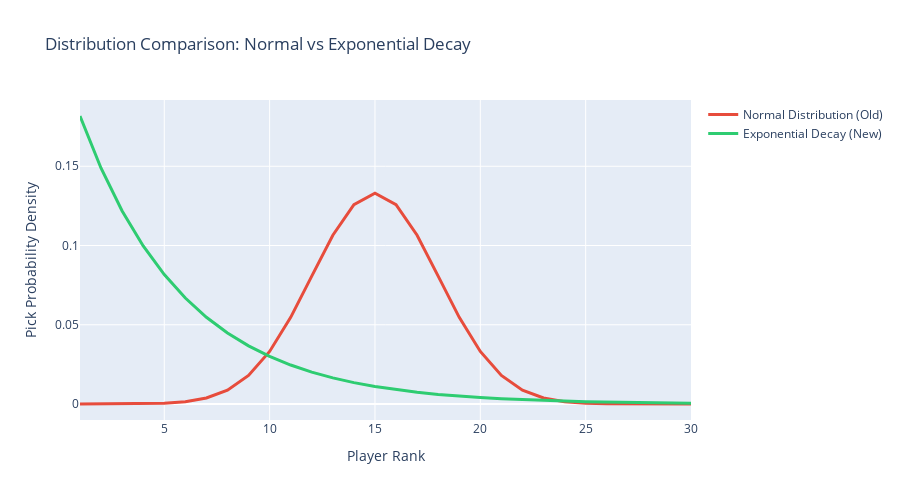

Notebook source saved alongside this figure:
### Markdown cell above
## 4. Normal vs Exponential Distribution Comparison

Compares the old normal distribution approach with the new exponential decay (softmax) approach.

### Code cell
def plot_distribution_comparison(rank_range=30):
    """Overlay normal (old) vs exponential (new) decay"""
    ranks = np.arange(1, rank_range + 1)
    
    # Old: normal distribution (centered around rank 15 with std=3)
    normal_probs = norm.pdf(ranks, loc=15, scale=3)
    normal_probs = normal_probs / normal_probs.sum()  # Normalize
    
    # New: exponential decay (softmax with tau=5)
    exp_probs = np.exp(-ranks / 5)
    exp_probs = exp_probs / exp_probs.sum()  # Normalize
    
    fig = go.Figure()
    
    fig.add_trace(go.Scatter(
        x=ranks, 
        y=normal_probs, 
        name='Normal Distribution (Old)',
        line=dict(color='#e74c3c', width=3)
    ))
    
    fig.add_trace(go.Scatter(
        x=ranks, 
        y=exp_probs, 
        name='Exponential Decay (New)',
        line=dict(color='#2ecc71', width=3)
    ))
    
    fig.update_layout(
        title='Distribution Comparison: Normal vs Exponential Decay',
        xaxis_title='Player Rank',
        yaxis_title='Pick Probability Density',
        height=500,
        showlegend=True
    )
    
    return fig

dist_fig = plot_distribution_comparison()
dist_fig.show()

print("\n📊 Distribution Comparison:")
print("- Normal (Old): Symmetric, peaks in middle ranks")
print("- Exponential (New): Heavy concentration on top ranks, realistic decay")
print("- New approach better reflects actual draft behavior")

### Figure 1 — Plotly figure (JSON) as saved in the notebook; plotly's stock layout.template omitted (floating-point values rounded to 4 significant figures)
{"data": [{"line": {"color": "#e74c3c", "width": 3}, "name": "Normal Distribution (Old)", "type": "scatter", "x": [1, 2, 3, 4, 5, 6, 7, 8, 9, 10, 11, 12, 13, 14, 15, 16, 17, 18, 19, 20, 21, 22, 23, 24, 25, 26, 27, 28, 29, 30], "y": [2.482e-06, 1.112e-05, 4.461e-05, 0.0001601, 0.0005141, 0.001477, 0.003799, 0.008741, 0.018, 0.03316, 0.05467, 0.08066, 0.1065, 0.1258, 0.133, 0.1258, 0.1065, 0.08066, 0.05467, 0.03316, 0.018, 0.008741, 0.003799, 0.001477, 0.0005141, 0.0001601, 4.461e-05, 1.112e-05, 2.482e-06, 4.956e-07]}, {"line": {"color": "#2ecc71", "width": 3}, "name": "Exponential Decay (New)", "type": "scatter", "x": [1, 2, 3, 4, 5, 6, 7, 8, 9, 10, 11, 12, 13, 14, 15, 16, 17, 18, 19, 20, 21, 22, 23, 24, 25, 26, 27, 28, 29, 30], "y": [0.1817, 0.1488, 0.1218, 0.09973, 0.08165, 0.06685, 0.05473, 0.04481, 0.03669, 0.03004, 0.02459, 0.02014, 0.01649, 0.0135, 0.01105, 0.009047, 0.007407, 0.006065, 0.004965, 0.004065, 0.003328, 0.002725, 0.002231, 0.001827, 0.001496, 0.001224, 0.001002, 0.0008208, 0.000672, 0.0005502]}], "layout": {"height": 500, "showlegend": true, "title": {"text": "Distribution Comparison: Normal vs Exponential Decay"}, "xaxis": {"title": {"text": "Player Rank"}}, "yaxis": {"title": {"text": "Pick Probability Density"}}}}
